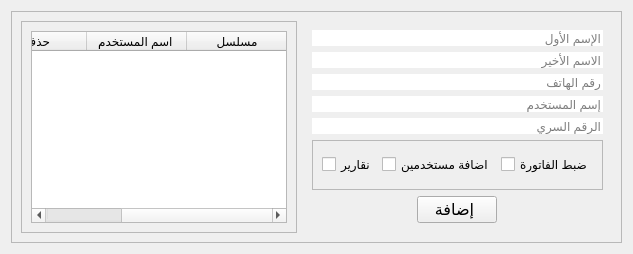
               <widget class="QWidget" name="tab_7">
                <attribute name="title">
                 <string>Sign Up</string>
                </attribute>
                <layout class="QGridLayout" name="gridLayout_37">
                 <item row="0" column="0">
                  <widget class="QFrame" name="frame_21">
                   <property name="frameShape">
                    <enum>QFrame::StyledPanel</enum>
                   </property>
                   <property name="frameShadow">
                    <enum>QFrame::Raised</enum>
                   </property>
                   <layout class="QHBoxLayout" name="horizontalLayout_20">
                    <item>
                     <widget class="QFrame" name="frame_92">
                      <property name="sizePolicy">
                       <sizepolicy hsizetype="Expanding" vsizetype="Preferred">
                        <horstretch>0</horstretch>
                        <verstretch>0</verstretch>
                       </sizepolicy>
                      </property>
                      <property name="frameShape">
                       <enum>QFrame::StyledPanel</enum>
                      </property>
                      <property name="frameShadow">
                       <enum>QFrame::Raised</enum>
                      </property>
                      <layout class="QGridLayout" name="gridLayout_38">
                       <item row="0" column="0">
                        <widget class="QTableWidget" name="tableWidget_18">
                         <property name="layoutDirection">
                          <enum>Qt::RightToLeft</enum>
                         </property>
                         <column>
                          <property name="text">
                           <string>مسلسل</string>
                          </property>
                         </column>
                         <column>
                          <property name="text">
                           <string>اسم المستخدم </string>
                          </property>
                         </column>
                         <column>
                          <property name="text">
                           <string>حذف</string>
                          </property>
                         </column>
                        </widget>
                       </item>
                      </layout>
                     </widget>
                    </item>
                    <item>
                     <widget class="QWidget" name="widget_25" native="true">
                      <property name="sizePolicy">
                       <sizepolicy hsizetype="Expanding" vsizetype="Preferred">
                        <horstretch>0</horstretch>
                        <verstretch>0</verstretch>
                       </sizepolicy>
                      </property>
                      <property name="styleSheet">
                       <string notr="true">QLineEdit{
	border-radius:0
}</string>
                      </property>
                      <layout class="QVBoxLayout" name="verticalLayout_14">
                       <item>
                        <widget class="QLineEdit" name="lineEdit_16">
                         <property name="styleSheet">
                          <string notr="true">color: rgb(0, 0, 0);</string>
                         </property>
                         <property name="placeholderText">
                          <string>الإسم الأول</string>
                         </property>
                        </widget>
                       </item>
                       <item>
                        <widget class="QLineEdit" name="lineEdit_13">
                         <property name="styleSheet">
                          <string notr="true">color: rgb(0, 0, 0);</string>
                         </property>
                         <property name="placeholderText">
                          <string>الاسم الأخير</string>
                         </property>
                        </widget>
                       </item>
                       <item>
                        <widget class="QLineEdit" name="lineEdit_15">
                         <property name="styleSheet">
                          <string notr="true"/>
                         </property>
                         <property name="inputMask">
                          <string/>
                         </property>
                         <property name="placeholderText">
                          <string>رقم الهاتف</string>
                         </property>
                        </widget>
                       </item>
                       <item>
                        <widget class="QLineEdit" name="lineEdit_14">
                         <property name="styleSheet">
                          <string notr="true"/>
                         </property>
                         <property name="frame">
                          <bool>false</bool>
                         </property>
                         <property name="placeholderText">
                          <string>إسم المستخدم</string>
                         </property>
                        </widget>
                       </item>
                       <item>
                        <widget class="QLineEdit" name="lineEdit_17">
                         <property name="styleSheet">
                          <string notr="true"/>
                         </property>
                         <property name="echoMode">
                          <enum>QLineEdit::Password</enum>
                         </property>
                         <property name="placeholderText">
                          <string>الرقم السري</string>
                         </property>
                        </widget>
                       </item>
                       <item>
                        <widget class="QFrame" name="frame_93">
                         <property name="maximumSize">
                          <size>
                           <width>16777215</width>
                           <height>50</height>
                          </size>
                         </property>
                         <property name="frameShape">
                          <enum>QFrame::StyledPanel</enum>
                         </property>
                         <property name="frameShadow">
                          <enum>QFrame::Raised</enum>
                         </property>
                         <layout class="QHBoxLayout" name="horizontalLayout_34">
                          <item>
                           <widget class="QCheckBox" name="checkBox_9">
                            <property name="text">
                             <string>نقارير</string>
                            </property>
                           </widget>
                          </item>
                          <item>
                           <widget class="QCheckBox" name="checkBox_2">
                            <property name="text">
                             <string>اضافة مستخدمين</string>
                            </property>
                           </widget>
                          </item>
                          <item>
                           <widget class="QCheckBox" name="checkBox_4">
                            <property name="text">
                             <string>ضبط الفاتورة</string>
                            </property>
                           </widget>
                          </item>
                         </layout>
                        </widget>
                       </item>
                       <item alignment="Qt::AlignHCenter">
                        <widget class="QPushButton" name="confirmAddUser">
                         <property name="minimumSize">
                          <size>
                           <width>46</width>
                           <height>20</height>
                          </size>
                         </property>
                         <property name="font">
                          <font>
                           <family>Shorooq_N1</family>
                           <pointsize>12</pointsize>
                           <weight>50</weight>
                           <italic>false</italic>
                           <bold>false</bold>
                          </font>
                         </property>
                         <property name="styleSheet">
                          <string notr="true">
color: rgb(0, 0, 0);</string>
                         </property>
                         <property name="text">
                          <string>إضافة </string>
                         </property>
                         <property name="icon">
                          <iconset>
                           <normaloff>:/icons/icons/save.svg</normaloff>:/icons/icons/save.svg</iconset>
                         </property>
                         <property name="iconSize">
                          <size>
                           <width>36</width>
                           <height>36</height>
                          </size>
                         </property>
                        </widget>
                       </item>
                      </layout>
                     </widget>
                    </item>
                   </layout>
                  </widget>
                 </item>
                </layout>
               </widget>
